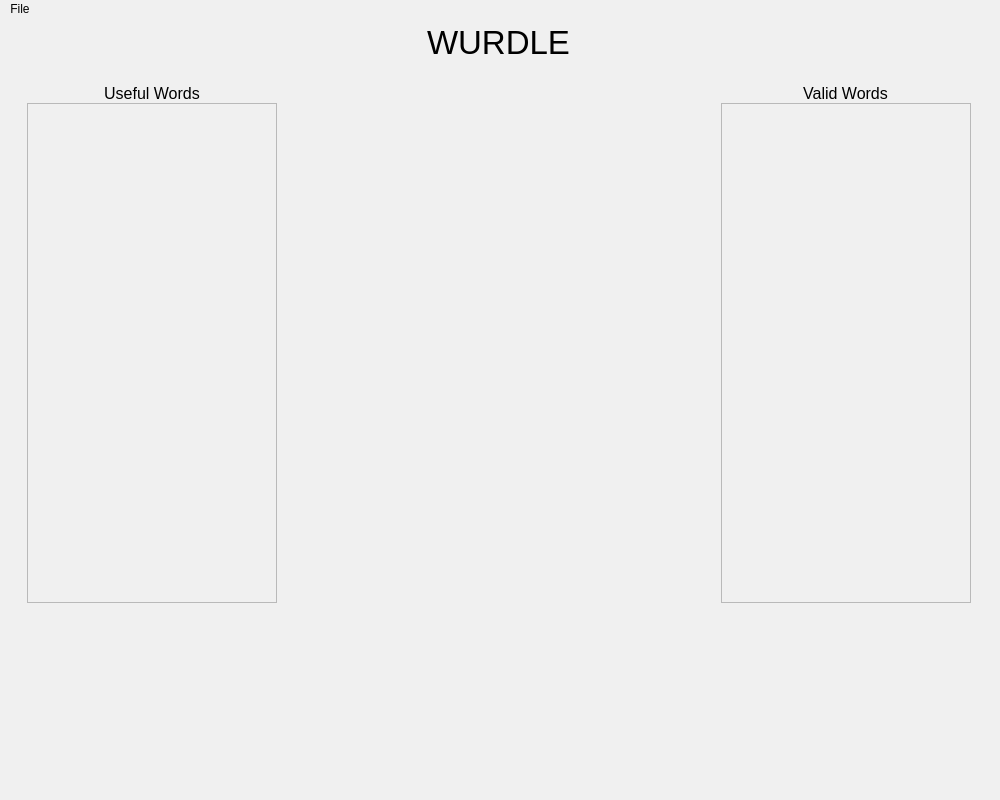
<?xml version="1.0" encoding="UTF-8"?>
<ui version="4.0">
 <class>MainWindow</class>
 <widget class="QMainWindow" name="MainWindow">
  <property name="geometry">
   <rect>
    <x>0</x>
    <y>0</y>
    <width>1000</width>
    <height>800</height>
   </rect>
  </property>
  <property name="sizePolicy">
   <sizepolicy hsizetype="Preferred" vsizetype="Preferred">
    <horstretch>0</horstretch>
    <verstretch>0</verstretch>
   </sizepolicy>
  </property>
  <property name="minimumSize">
   <size>
    <width>1000</width>
    <height>800</height>
   </size>
  </property>
  <property name="baseSize">
   <size>
    <width>1000</width>
    <height>800</height>
   </size>
  </property>
  <property name="contextMenuPolicy">
   <enum>Qt::NoContextMenu</enum>
  </property>
  <property name="windowTitle">
   <string>Wurdle</string>
  </property>
  <property name="styleSheet">
   <string notr="true">background-color: rgb(240, 240, 240);</string>
  </property>
  <widget class="QWidget" name="centralwidget">
   <layout class="QGridLayout" name="gridLayout_2">
    <property name="leftMargin">
     <number>5</number>
    </property>
    <property name="topMargin">
     <number>5</number>
    </property>
    <property name="rightMargin">
     <number>5</number>
    </property>
    <property name="bottomMargin">
     <number>5</number>
    </property>
    <property name="spacing">
     <number>0</number>
    </property>
    <item row="0" column="2" alignment="Qt::AlignHCenter|Qt::AlignTop">
     <widget class="QLabel" name="wurdleTitleLabel">
      <property name="minimumSize">
       <size>
        <width>0</width>
        <height>60</height>
       </size>
      </property>
      <property name="maximumSize">
       <size>
        <width>16777215</width>
        <height>60</height>
       </size>
      </property>
      <property name="font">
       <font>
        <pointsize>25</pointsize>
       </font>
      </property>
      <property name="text">
       <string>WURDLE</string>
      </property>
      <property name="alignment">
       <set>Qt::AlignHCenter|Qt::AlignTop</set>
      </property>
     </widget>
    </item>
    <item row="1" column="1" alignment="Qt::AlignHCenter|Qt::AlignBottom">
     <widget class="QLabel" name="label">
      <property name="maximumSize">
       <size>
        <width>16777215</width>
        <height>20</height>
       </size>
      </property>
      <property name="font">
       <font>
        <pointsize>12</pointsize>
       </font>
      </property>
      <property name="text">
       <string>Useful Words</string>
      </property>
      <property name="alignment">
       <set>Qt::AlignCenter</set>
      </property>
     </widget>
    </item>
    <item row="2" column="3">
     <widget class="QScrollArea" name="validWordsScrollArea">
      <property name="sizePolicy">
       <sizepolicy hsizetype="Fixed" vsizetype="Fixed">
        <horstretch>0</horstretch>
        <verstretch>0</verstretch>
       </sizepolicy>
      </property>
      <property name="minimumSize">
       <size>
        <width>250</width>
        <height>500</height>
       </size>
      </property>
      <property name="maximumSize">
       <size>
        <width>250</width>
        <height>500</height>
       </size>
      </property>
      <property name="baseSize">
       <size>
        <width>0</width>
        <height>0</height>
       </size>
      </property>
      <property name="verticalScrollBarPolicy">
       <enum>Qt::ScrollBarAsNeeded</enum>
      </property>
      <property name="horizontalScrollBarPolicy">
       <enum>Qt::ScrollBarAlwaysOff</enum>
      </property>
      <property name="widgetResizable">
       <bool>true</bool>
      </property>
      <widget class="QWidget" name="scrollAreaWidgetContents_2">
       <property name="geometry">
        <rect>
         <x>0</x>
         <y>0</y>
         <width>248</width>
         <height>498</height>
        </rect>
       </property>
      </widget>
     </widget>
    </item>
    <item row="1" column="3" alignment="Qt::AlignHCenter|Qt::AlignBottom">
     <widget class="QLabel" name="label_2">
      <property name="maximumSize">
       <size>
        <width>16777215</width>
        <height>20</height>
       </size>
      </property>
      <property name="font">
       <font>
        <pointsize>12</pointsize>
       </font>
      </property>
      <property name="text">
       <string>Valid Words</string>
      </property>
      <property name="alignment">
       <set>Qt::AlignCenter</set>
      </property>
     </widget>
    </item>
    <item row="2" column="2">
     <widget class="QWidget" name="containerWidget" native="true">
      <property name="sizePolicy">
       <sizepolicy hsizetype="Fixed" vsizetype="Fixed">
        <horstretch>0</horstretch>
        <verstretch>0</verstretch>
       </sizepolicy>
      </property>
      <property name="minimumSize">
       <size>
        <width>400</width>
        <height>500</height>
       </size>
      </property>
     </widget>
    </item>
    <item row="3" column="2">
     <spacer name="verticalSpacer">
      <property name="orientation">
       <enum>Qt::Vertical</enum>
      </property>
      <property name="sizeHint" stdset="0">
       <size>
        <width>20</width>
        <height>40</height>
       </size>
      </property>
     </spacer>
    </item>
    <item row="2" column="1">
     <widget class="QScrollArea" name="usefulWordsScrollArea">
      <property name="sizePolicy">
       <sizepolicy hsizetype="Fixed" vsizetype="Fixed">
        <horstretch>0</horstretch>
        <verstretch>0</verstretch>
       </sizepolicy>
      </property>
      <property name="minimumSize">
       <size>
        <width>250</width>
        <height>500</height>
       </size>
      </property>
      <property name="maximumSize">
       <size>
        <width>250</width>
        <height>500</height>
       </size>
      </property>
      <property name="horizontalScrollBarPolicy">
       <enum>Qt::ScrollBarAlwaysOff</enum>
      </property>
      <property name="widgetResizable">
       <bool>true</bool>
      </property>
      <widget class="QWidget" name="scrollAreaWidgetContents">
       <property name="geometry">
        <rect>
         <x>0</x>
         <y>0</y>
         <width>248</width>
         <height>498</height>
        </rect>
       </property>
      </widget>
     </widget>
    </item>
   </layout>
  </widget>
  <widget class="QMenuBar" name="menubar">
   <property name="geometry">
    <rect>
     <x>0</x>
     <y>0</y>
     <width>1000</width>
     <height>26</height>
    </rect>
   </property>
   <widget class="QMenu" name="menuFile">
    <property name="title">
     <string>File</string>
    </property>
    <addaction name="actionSettings"/>
   </widget>
   <addaction name="menuFile"/>
  </widget>
  <widget class="QStatusBar" name="statusbar"/>
  <action name="actionSettings">
   <property name="text">
    <string>Settings</string>
   </property>
  </action>
 </widget>
 <resources/>
 <connections/>
</ui>
